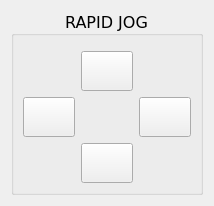
                     <widget class="QWidget" name="page_man2">
                      <layout class="QVBoxLayout" name="verticalLayout_22">
                       <item>
                        <widget class="QGroupBox" name="groupBox_3">
                         <property name="font">
                          <font>
                           <family>DejaVu Sans</family>
                           <pointsize>12</pointsize>
                          </font>
                         </property>
                         <property name="title">
                          <string>RAPID JOG</string>
                         </property>
                         <property name="alignment">
                          <set>Qt::AlignCenter</set>
                         </property>
                         <layout class="QGridLayout" name="gridLayout_7">
                          <item row="0" column="2">
                           <widget class="LED" name="led_joystick_active">
                            <property name="sizePolicy">
                             <sizepolicy hsizetype="Preferred" vsizetype="Fixed">
                              <horstretch>0</horstretch>
                              <verstretch>0</verstretch>
                             </sizepolicy>
                            </property>
                            <property name="color">
                             <color>
                              <red>50</red>
                              <green>205</green>
                              <blue>50</blue>
                             </color>
                            </property>
                           </widget>
                          </item>
                          <item row="1" column="1">
                           <widget class="ActionButton" name="btn_jog_x_plus">
                            <property name="sizePolicy">
                             <sizepolicy hsizetype="Fixed" vsizetype="Fixed">
                              <horstretch>0</horstretch>
                              <verstretch>0</verstretch>
                             </sizepolicy>
                            </property>
                            <property name="minimumSize">
                             <size>
                              <width>40</width>
                              <height>40</height>
                             </size>
                            </property>
                            <property name="axis_letter" stdset="0">
                             <string>X</string>
                            </property>
                           </widget>
                          </item>
                          <item row="2" column="0">
                           <widget class="ActionButton" name="btn_jog_z_minus">
                            <property name="sizePolicy">
                             <sizepolicy hsizetype="Fixed" vsizetype="Fixed">
                              <horstretch>0</horstretch>
                              <verstretch>0</verstretch>
                             </sizepolicy>
                            </property>
                            <property name="minimumSize">
                             <size>
                              <width>40</width>
                              <height>40</height>
                             </size>
                            </property>
                            <property name="jog_joint_pos_action" stdset="0">
                             <bool>false</bool>
                            </property>
                            <property name="joint_number" stdset="0">
                             <number>1</number>
                            </property>
                            <property name="axis_letter" stdset="0">
                             <string>Z</string>
                            </property>
                           </widget>
                          </item>
                          <item row="2" column="2">
                           <widget class="ActionButton" name="btn_jog_z_plus">
                            <property name="sizePolicy">
                             <sizepolicy hsizetype="Fixed" vsizetype="Fixed">
                              <horstretch>0</horstretch>
                              <verstretch>0</verstretch>
                             </sizepolicy>
                            </property>
                            <property name="minimumSize">
                             <size>
                              <width>40</width>
                              <height>40</height>
                             </size>
                            </property>
                            <property name="jog_joint_neg_action" stdset="0">
                             <bool>false</bool>
                            </property>
                            <property name="joint_number" stdset="0">
                             <number>1</number>
                            </property>
                            <property name="axis_letter" stdset="0">
                             <string>Z</string>
                            </property>
                           </widget>
                          </item>
                          <item row="3" column="1">
                           <widget class="ActionButton" name="btn_jog_x_minus">
                            <property name="sizePolicy">
                             <sizepolicy hsizetype="Fixed" vsizetype="Fixed">
                              <horstretch>0</horstretch>
                              <verstretch>0</verstretch>
                             </sizepolicy>
                            </property>
                            <property name="minimumSize">
                             <size>
                              <width>40</width>
                              <height>40</height>
                             </size>
                            </property>
                            <property name="jog_joint_neg_action" stdset="0">
                             <bool>false</bool>
                            </property>
                            <property name="joint_number" stdset="0">
                             <number>0</number>
                            </property>
                            <property name="axis_letter" stdset="0">
                             <string>X</string>
                            </property>
                           </widget>
                          </item>
                         </layout>
                        </widget>
                       </item>
                      </layout>
                     </widget>
